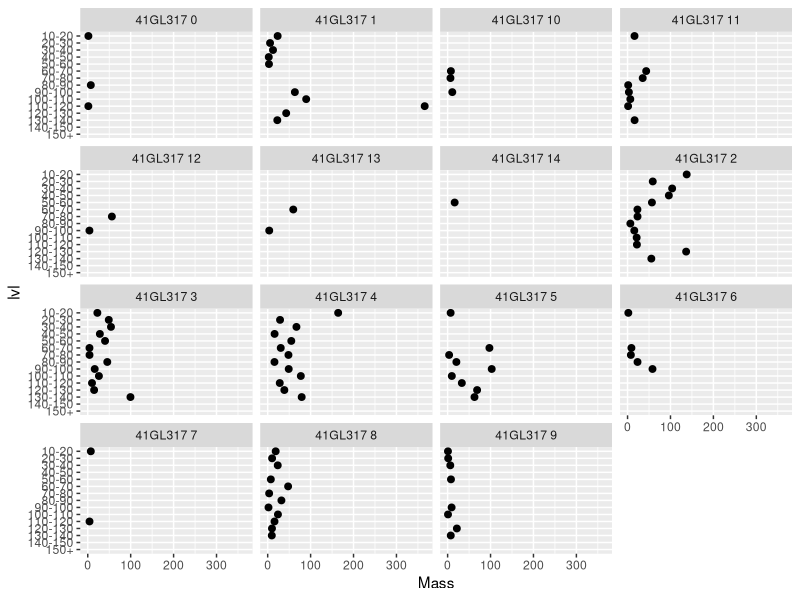
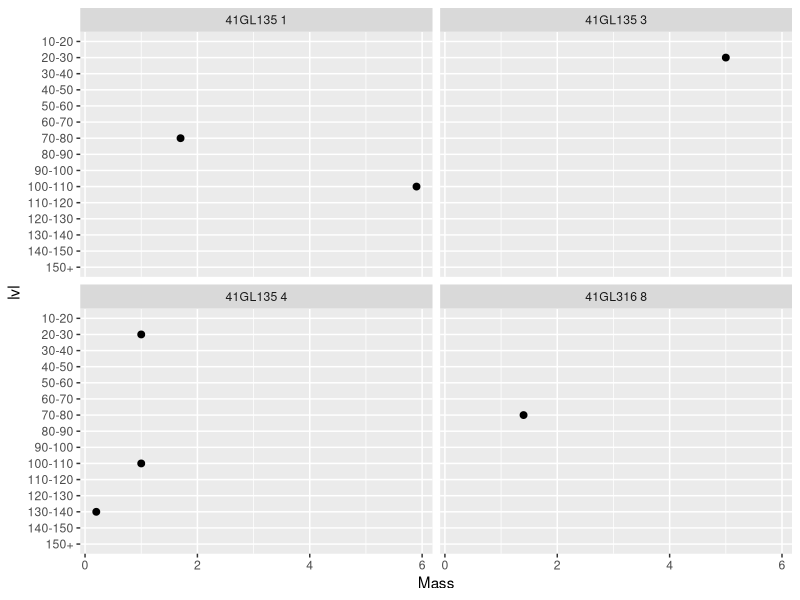

The R script that drew these images, in order:
library(here)
library(readxl)
library(ggplot2)
setwd(here::here())
d<-read_xlsx("LBJ attribute data.xlsx", sheet=1)

# Setting up appropriate factor level orders, making sure things are numeric, etc.

head(d)
pattern<-"EPA|MaxLength|MaxWidth|MaxThickness|TechLength|MaxTechWidth|MidThickness|PlatformWidth|PlatformThickness"
d[,grep(pattern,names(d))]

d$EPA<-as.numeric(d$EPA)
depths<-as.character(unique(sort(d$DepthStartcmbd, decreasing=FALSE)))

d$DepthStartcmbd<-as.character(d$DepthStartcmbd)
d$DepthStartcmbd<-factor(d$DepthStartcmbd, 
                     levels = c(depths))

d$CortexArea<-factor(d$CortexArea, 
                         levels = c("0%","1-24%","25-49%","50-74%","75-99%","100%"))

d$context<-paste(d$SITE,d$Provenience,sep=" ")

grp.list<-list(c(seq(0,9,by=1)),
               c(seq(10,19,by=1)),
               c(seq(20,29,by=1)),
               c(seq(30,39,by=1)),
               c(seq(40,49,by=1)),
               c(seq(50,59,by=1)),
               c(seq(60,69,by=1)),
               c(seq(70,79,by=1)),
               c(seq(80,89,by=1)),
               c(seq(90,99,by=1)),
               c(seq(100,109,by=1)),
               c(seq(110,119,by=1)),
               c(seq(120,129,by=1)),
               c(seq(130,139,by=1)),
               c(seq(140,149,by=1)),
               c(seq(150,159,by=1)))

grp.labs<-c("10-20",
            "10-20",
            "20-30",
            "30-40",
            "40-50",
            "50-60",
            "60-70",
            "70-80",
            "80-90",
            "90-100",
            "100-110",
            "110-120",
            "120-130",
            "130-140",
            "140-150",
            "150+")


d$lvl<-NA
data<-d
for(i in 1:length(grp.list)){
  data$lvl[which(data$DepthStartcmbd %in% grp.list[[i]])]<-grp.labs[i]
}
data$lvl<-as.factor(data$lvl)
levels(data$lvl)<-grp.labs

GL317<-data[which(data$SITE=="41GL317"),]
title<-paste("GL317", "Weights recorded in levels", collapse=" ")
pdf(paste(title,".pdf",collapse=""), width=8, height =7)
ggplot(data=GL317, aes(x=Mass,y=lvl)) +
  stat_summary(fun = sum, na.rm = TRUE, color = 'black', geom ='line', size=1.2) +
  stat_summary(fun = sum, na.rm = TRUE, color = 'black', geom ='point', size=2) +
  scale_y_discrete(limits = rev(levels(data$lvl)))+ facet_wrap(~context) 

dev.off()

notGL317<-data[which(data$SITE!="41GL317"),]
title<-paste("NonGL317", "Weights recorded in levels", collapse=" ")
pdf(paste(title,".pdf",collapse=""), width=8, height =7)
ggplot(data=notGL317, aes(x=Mass,y=lvl)) +
  stat_summary(fun = sum, na.rm = TRUE, color = 'black', geom ='line', size=1.2) +
  stat_summary(fun = sum, na.rm = TRUE, color = 'black', geom ='point', size=2) +
  scale_y_discrete(limits = rev(levels(data$lvl)))+ facet_wrap(~context) 

dev.off()

